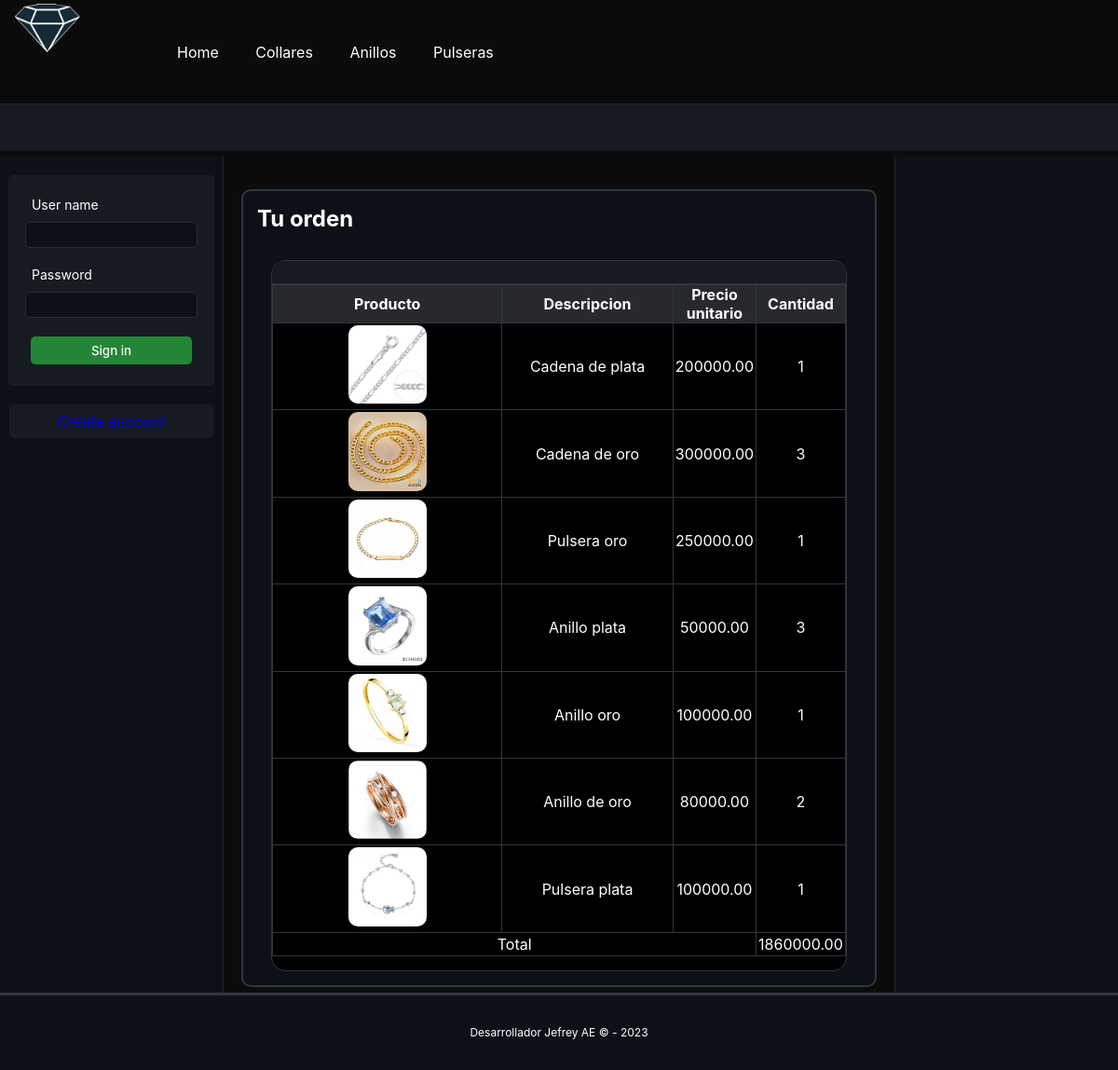
Before: /order/detail/1 with the older database file.
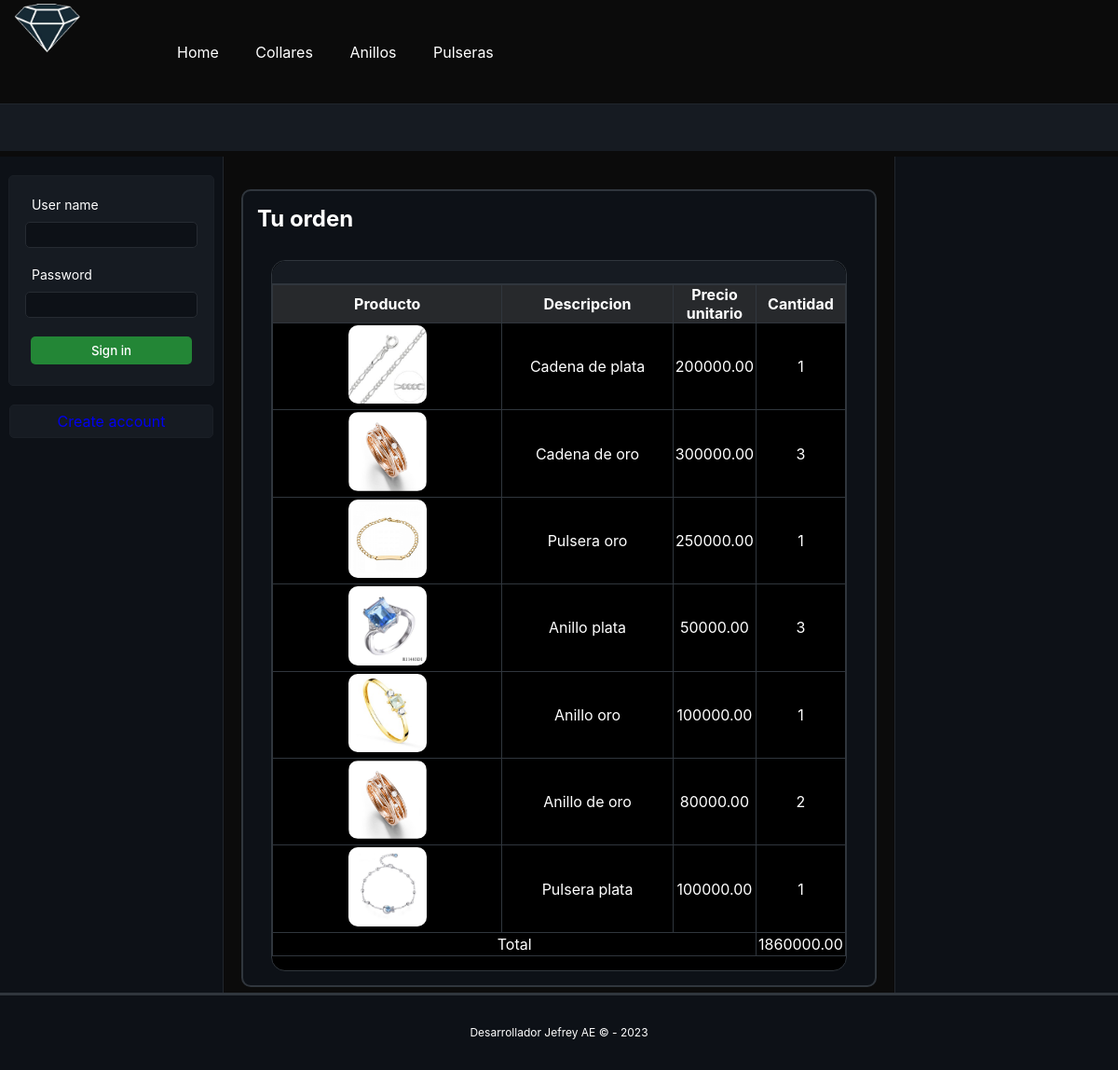
After: the same page with the newer database file.
### home/models.py (models this page shows, shortened)
class Topic(models.Model):
    name = models.CharField(max_length=50)
    class Meta:
        verbose_name = "Topic"
        verbose_name_plural = "Topics"

class Item(models.Model):
    name = models.CharField(max_length=50)
    description = models.CharField(max_length=100)
    price = models.DecimalField(max_digits=10, decimal_places=2)
    image = models.ImageField(upload_to='images', blank=True)
    category = models.ForeignKey(Category, null=True, blank=True, on_delete=models.CASCADE)
    topic = models.ForeignKey(Topic, null=True, blank=True, on_delete=models.CASCADE)
    class Meta:
        pass

### orders/views.py (the view)
# urls.py: path('order/detail/<str:id>', OrderViews.detail, name='orderDetail'),
def detail(request, id):
    if request.user:
        user = request.user
        pass
    order = Order.objects.get(id=id)
    items = []
    itemsOrder = ItemOrder.objects.filter(order=order)
    total = 0
    for itemOrder in itemsOrder:
        item = itemOrder.item
        item.quantity = itemOrder.quantity
        items.append(item)
        total += item.price * itemOrder.quantity
    categories = Category.objects.all()
    topics = Topic.objects.all()
    return render(request, 'orderDetail.html', {"categories": categories, 'topics': topics, 'items': items, 'total': total})

### orders/templates/orderDetail.html (shortened to what this page needs)
{% extends 'layout.html' %}
{% load static%}
{% block content %}
<section id="central">
    {% include 'leftSidebar.html' %}
    <div id="content">
        <h1 class="title">Tu orden</h1>
        <div class="table_container">
            <div class="table_header">
            </div>
            <div class="table_margins">
                <table class="table_code">
                    <tbody>
                        <tr>
                            <th>Producto</th>
                            <th>Descripcion</th>
                            <th>Precio unitario</th>
                            <th>Cantidad</th>
                        </tr>
                        {% if items %}
                            {% for item in items %}
                                <tr>
                                    <td class=""> <img class="item_image" src={% static item.image.url %} /></td>
                                    <td class="">{{item.description}}</td>
                                    <td class="">{{item.price}}</td>
                                    <td class="">{{item.quantity}}</td>
                                </tr>
                            {% empty %}
                                <p> No data </p>
                            {% endfor %}
                        {% endif %}
                        <tr>
                            <td colspan="3">Total</td>
                            <td colspan="2">{{total}}</td>
                    </tbody>
                </table>
            </div>
        </div>
    </div>
    {% include 'rightSidebar.html' %}
</section>
{% endblock content %}

### layouts/templates/layout.html (shortened to what this page needs)
<!DOCTYPE html>
<html lang='es'>
    <head>
        {% load static %}
        <link rel='stylesheet' type='text/css' href={% static 'css/styles.css' %} />
    </head>
    <body class="layout">
        <header>
            <div id='logo'>
                <img src={% static 'images/diamond.png' %} />
            </div>
            <nav id='navbar'>
                <ul>
                    <li>
                        <a href="{% url 'home' %}">Home</a>
                    </li>
                    {% for topic in topics %}
                        <li>
                            <a href="{% url 'topic' topic.name %}">{{topic.name}}</a>
                        </li>
                    {% endfor %}
                </ul>
            </nav>
        </header>
        <section id="info_bar">
        </section>
            {% block content %}{% endblock  %}
        <footer>
            Desarrollador Jefrey AE &copy - {% now "Y" %}
        </footer>
    </body>
</html>

### layouts/templates/leftSidebar.html
<aside id="left_sidebar">
    {% if not user.username %}
        {% include 'login.html' %}
    {% endif %}
</aside>

### users/templates/login.html (shortened to what this page needs)
<section id="login_container">
    <form action="{% url 'loginUser' %}" method='POST'>
        <label for="username">User name</label>
        <input type="username" name="username" id="username" />
        <label for="password">Password</label>
        <input type="password" name="password" id="password" />
        <input type="submit" value="Sign in" />
    </form>
</section>
<section id="registerLink">
    <a href="{% url 'registerUser' %}">Create account</a>
</section>

### layouts/templates/rightSidebar.html (shortened to what this page needs)
<aside id="right_sidebar">
</aside>

### layouts/static/css/styles.css (style rules this page uses)
* { margin: 0px; padding: 0px; font-family: -apple-system, BlinkMacSystemFont, "Segoe UI", "Noto Sans", Helvetica, Arial, sans-serif, "Apple Color Emoji", "Segoe UI Emoji"; text-decoration: none; }
body { background-color: #0b0b0b; color: white; }
header { margin: 0px; display: grid; grid-template-columns: 15% 80% 10%; border-bottom: 1px solid #21262d; }
#logo img { width: 40%; margin-left: 15px; }
.layout { display: grid; grid-template-rows: 10% 5% 80% 5%; }
#navbar { display: flex; align-items: center; }
#navbar li { list-style: none; display: inline; margin-right: 15px; padding: 25px 10px 25px 10px; }
#navbar ul li a { text-decoration: none; color: white; font-size: 16px; }
#info_bar { height: 50px; background-color: #161b22; }
#registerLink { margin: 0px auto; margin-top: 20px !important; width: 85%; padding: 7px; border: 1px solid #1a1f26; border-radius: 5px; background: #161b22; -webkit-border-radius: 5px; -moz-border-radius: 5px; -ms-border-radius: 5px; -o-border-radius: 5px; }
#registerLink a { width: 100%; text-align: center; display: block; }
#central { display: grid; grid-template-columns: 20% 60% 20%; }
#login_container { margin: 0px auto; margin-top: 20px !important; width: 90%; padding: 2px; border: 1px solid #1a1f26; border-radius: 5px; background-color: #161b22; -webkit-border-radius: 5px; -moz-border-radius: 5px; -ms-border-radius: 5px; -o-border-radius: 5px; }
#login_container input { display: block; width: 80%; margin: 0px auto; margin-top: 5px; padding: 5px; color: white; background: #0d1117; text-shadow: none !important; border: 1px solid #262b32; border-radius: 5px; -webkit-border-radius: 5px; -moz-border-radius: 5px; -ms-border-radius: 5px; -o-border-radius: 5px; }
#login_container label { width: 80%; display: block; margin: 0px auto; margin-left: 17px; margin-top: 15px; font-size: 14px; padding: 5px; }
#login_container input[type="submit"] { margin: 0px auto; margin-top: 20px; margin-bottom: 20px; padding: 7px; background-color: #238636; color: white; border: none; border-radius: 5px; font-weight: 500; }
#left_sidebar { background-color: #0d1117; border-right: 1px solid #21262d; min-height: 800px; }
#right_sidebar { background-color: #0d1117; border-left: 1px solid #21262d; min-height: 800px; }
#content { width: 90%; border: 2px solid #30363d; border-radius: 10px; margin: 0px auto; margin-top: 35px; margin-bottom: 35px; padding: 15px; background-color: #0d1117; }
.table_container { margin: 0 auto; margin-top: 30px; border: 1px solid #30363d; border-radius: 15px; width: 95%; background-color: black; padding-bottom: 15px; }
.table_header { background-color: #161b22; border-radius: 15px 15px 0 0; padding: 12px; border-bottom: 1px solid #30363d; }
.table_code { border-collapse: collapse; text-align: center; width: 100%; font-family: ui-monospace, SFMono-Regular, SF Mono, Menlo, Consolas, Liberation Mono, monospace; }
.table_code th { border: 1px solid #30363d; background-color: #27292c; }
.table_code td { border: 1px solid #30363d; font-size: 16px; padding: 2px; width: 60%; }
footer { min-height: 80px; background-color: #0d1117; border-top: solid; border-color: #30363d; line-height: 80px; text-align: center; font-size: 12px; width: 100%; }
.item_image { width: 35%; border-radius: 10px; }

Changed rows visible on the page:
changed Item "Cadena de oro": image: a different picture
